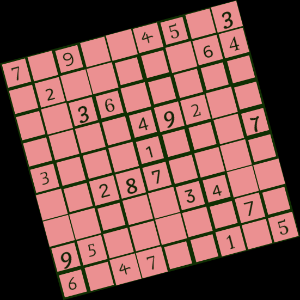
#> input picture 0000.png, 300 x 300 px
$ jupyter execute --allow-errors sample.ipynb   (shell and % lines are left out)
#> lines starting #> are read from the running program, lines starting #| are printed output that depends on the picture; after the words box and inside, x2 and y2 are one past the last pixel; in counts of white or black regions, pixels touching at a corner belong together
[cell 1]
import pandas as pd
import numpy as np
import matplotlib.pyplot as plt
import matplotlib.image as img

[cell 2]
# label = pd.read_csv('./data/train/images/0000.png')

#> (a cell that did not finish here is left out)

[cell 4]
# !cp -a ./data/train/images/0000.png ./

#> (a cell that did not finish here is left out)

#> (a cell that did not finish here is left out)

#> (a cell that did not finish here is left out)

[cell 8]
import cv2

[cell 9]
image = cv2.imread('0000.png')
#> image is the input picture: shape (300, 300, 3); mean B, G, R 76.8, 82.3, 126.1

[cell 10]
img_gray = cv2.cvtColor(image, cv2.COLOR_BGR2GRAY)
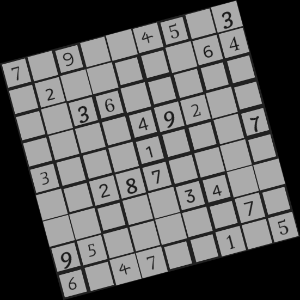
#> img_gray: shape (300, 300); min 0, max 171, mean 94.6

[cell 11]
ret, thresh = cv2.threshold(img_gray, 150, 255, cv2.THRESH_BINARY)
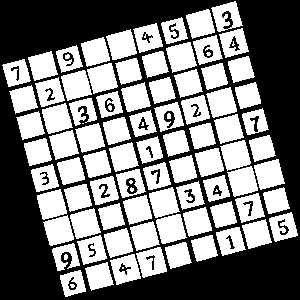
#> thresh: shape (300, 300); 49.4% white; 94 white regions (10 under 20 px)
# visualize the binary image
cv2.imshow('Binary image', thresh)
cv2.waitKey(0)
cv2.imwrite('image_thres1.png', thresh)
cv2.destroyAllWindows()

[cell 12]
thresh

[cell 13]
# [10 lines of commented-out code are left out]

[cell 14]
# [8 lines of commented-out code are left out]

[cell 15]
import os
os.system('potrace test1.bmp --svg -o myw.svg')

[cell 16]
contours, hierarchy = cv2.findContours(image=thresh, mode=cv2.RETR_EXTERNAL, method=cv2.CHAIN_APPROX_NONE)
#> contours = 83 contours, 2 with area under 20; largest, box (x1, y1, x2, y2) and area: (136, 247, 167, 278) 608, (254, 159, 285, 190) 606, (227, 166, 258, 197) 606, (156, 214, 187, 244) 605, (61, 70, 92, 101) 604
image_copy = image.copy()
#> (the rest of this cell did not finish here and is left out)

$ run again, with 44.jpeg saved as 0000.png
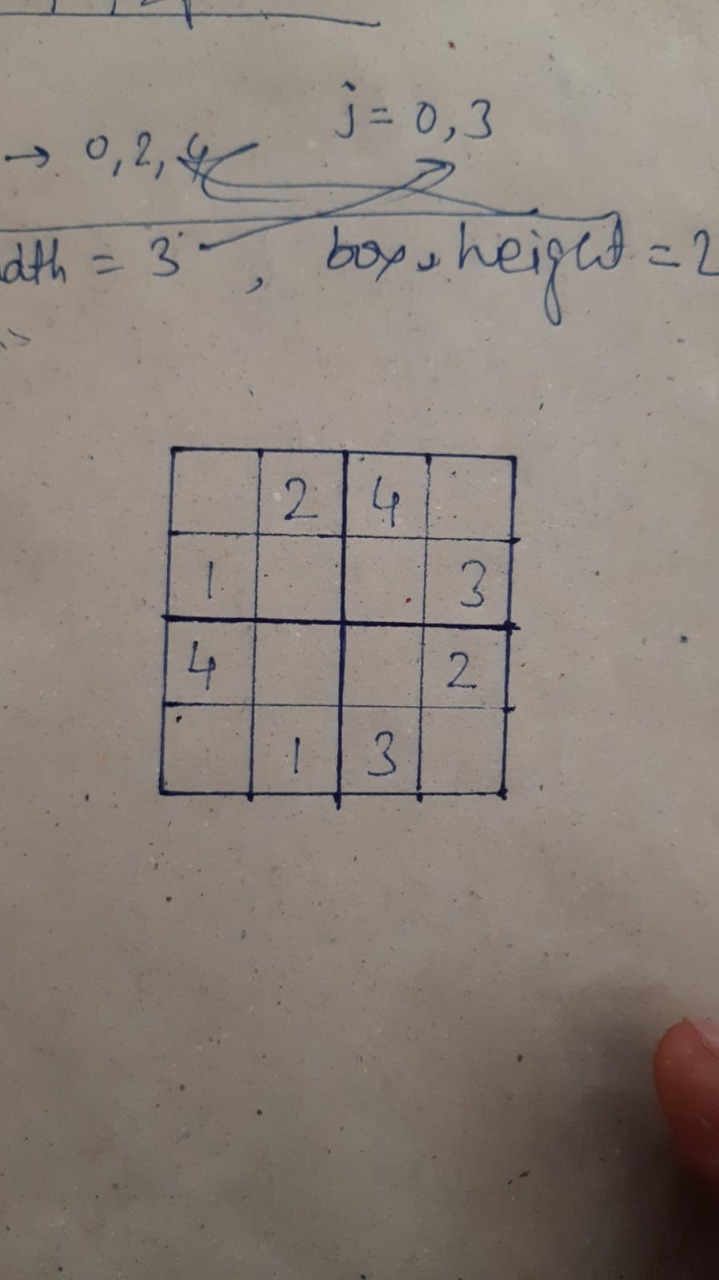
#> input picture 44.jpeg, 719 x 1280 px
#> image is the input picture: shape (1280, 719, 3); mean B, G, R 122, 129.6, 139.3
#> `ret, thresh = cv2.threshold(img_gray, 150, 255, cv2.THRESH_BINARY)`:
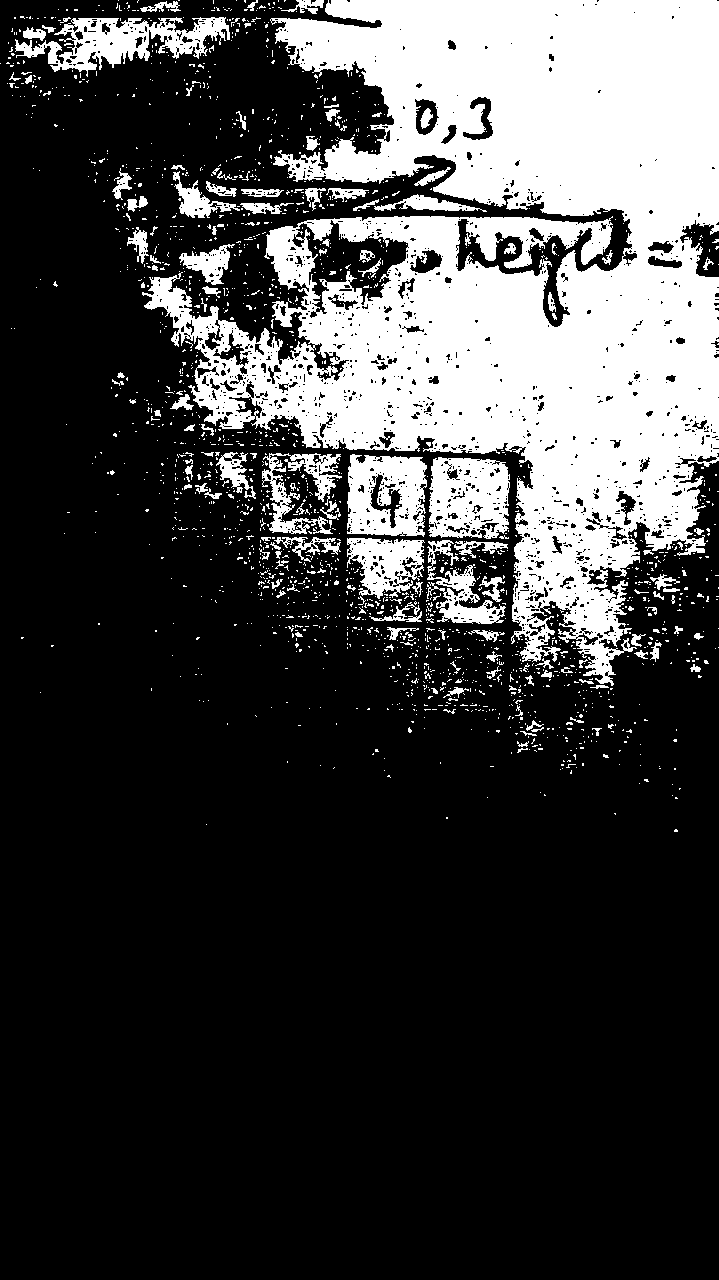
#> thresh: shape (1280, 719); 25.5% white; 1914 white regions (1764 under 20 px)
#> contours = 1852 contours, 1778 with area under 20; largest, box (x1, y1, x2, y2) and area: (142, 0, 719, 686) 204050, (428, 457, 510, 539) 5736, (347, 454, 427, 537) 5664, (15, 17, 230, 77) 5396, (347, 538, 425, 599) 3078
